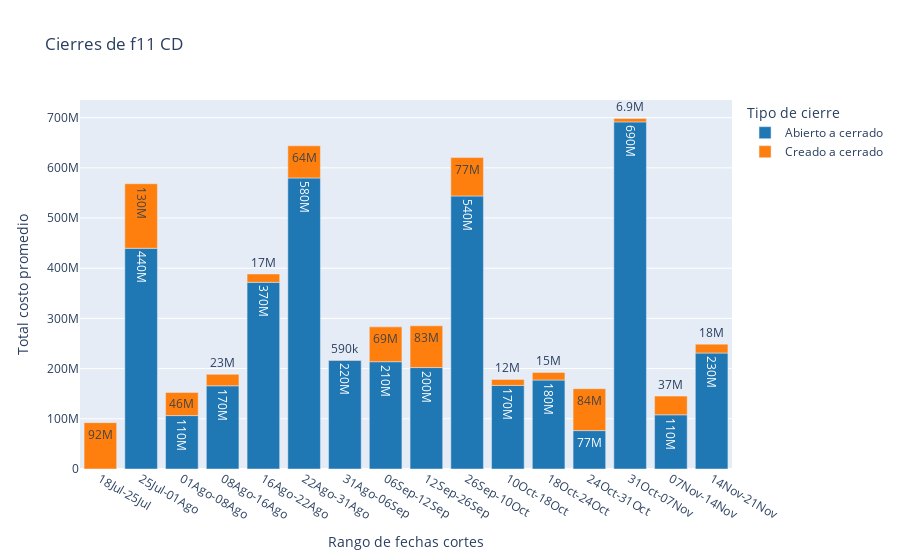

Notebook code for this chart:
### Code cell
import plotly.express as px
fig = px.bar(gb_cd, x='rango_corte', y=dtagco['costo'], color='tipo_cierre', text=dtagco['costo'], text_auto='.2s',
            title='Cierres de f11 CD', labels={'tipo_cierre':'Tipo de cierre'}, category_orders=ol, 
            color_discrete_sequence=px.colors.qualitative.D3)
fig.layout.yaxis.title.text='Total costo promedio'
fig.layout.xaxis.title.text='Rango de fechas cortes'
fig.show()
fig.write_image(f"output/{datestr}_f11_cd_cieres.svg",scale=1, height=500,width=500, engine='orca')

### Figure 1 — Plotly figure (JSON) as saved in the notebook; plotly's stock layout.template omitted (floating-point values rounded to 4 significant figures)
{"data": [{"alignmentgroup": "True", "hovertemplate": "Tipo de cierre=Abierto a cerrado<br>rango_corte=%{x}<br>TOTAL_COSTO=%{text}<extra></extra>", "legendgroup": "Abierto a cerrado", "marker": {"color": "#1F77B4", "pattern": {"shape": ""}}, "name": "Abierto a cerrado", "offsetgroup": "Abierto a cerrado", "orientation": "v", "showlegend": true, "text": [106400000.0, 213800000.0, 108000000.0, 165800000.0, 166500000.0, 202100000.0, 231100000.0, 371900000.0, 177300000.0, 579900000.0, 76500000.0, 439700000.0, 544000000.0, 216800000.0, 691600000.0], "textposition": "auto", "texttemplate": "%{y:.2s}", "type": "bar", "x": ["01Ago-08Ago", "06Sep-12Sep", "07Nov-14Nov", "08Ago-16Ago", "10Oct-18Oct", "12Sep-26Sep", "14Nov-21Nov", "16Ago-22Ago", "18Oct-24Oct", "22Ago-31Ago", "24Oct-31Oct", "25Jul-01Ago", "26Sep-10Oct", "31Ago-06Sep", "31Oct-07Nov"], "xaxis": "x", "y": [106400000.0, 213800000.0, 108000000.0, 165800000.0, 166500000.0, 202100000.0, 231100000.0, 371900000.0, 177300000.0, 579900000.0, 76500000.0, 439700000.0, 544000000.0, 216800000.0, 691600000.0], "yaxis": "y"}, {"alignmentgroup": "True", "hovertemplate": "Tipo de cierre=Creado a cerrado<br>rango_corte=%{x}<br>TOTAL_COSTO=%{text}<extra></extra>", "legendgroup": "Creado a cerrado", "marker": {"color": "#FF7F0E", "pattern": {"shape": ""}}, "name": "Creado a cerrado", "offsetgroup": "Creado a cerrado", "orientation": "v", "showlegend": true, "text": [46070000.0, 69400000.0, 37230000.0, 22860000.0, 11980000.0, 83180000.0, 17710000.0, 16660000.0, 92360000.0, 15090000.0, 64000000.0, 83550000.0, 128700000.0, 76570000.0, 585990, 6851000.0], "textposition": "auto", "texttemplate": "%{y:.2s}", "type": "bar", "x": ["01Ago-08Ago", "06Sep-12Sep", "07Nov-14Nov", "08Ago-16Ago", "10Oct-18Oct", "12Sep-26Sep", "14Nov-21Nov", "16Ago-22Ago", "18Jul-25Jul", "18Oct-24Oct", "22Ago-31Ago", "24Oct-31Oct", "25Jul-01Ago", "26Sep-10Oct", "31Ago-06Sep", "31Oct-07Nov"], "xaxis": "x", "y": [46070000.0, 69400000.0, 37230000.0, 22860000.0, 11980000.0, 83180000.0, 17710000.0, 16660000.0, 92360000.0, 15090000.0, 64000000.0, 83550000.0, 128700000.0, 76570000.0, 585990, 6851000.0], "yaxis": "y"}], "layout": {"barmode": "relative", "legend": {"title": {"text": "Tipo de cierre"}, "tracegroupgap": 0}, "title": {"text": "Cierres de f11 CD"}, "xaxis": {"anchor": "y", "categoryarray": ["31May-13Jun", "13Jun-21Jun", "21Jun-29Jun", "29Jun-05Jul", "05Jul-11Jul", "11Jul-18Jul", "18Jul-25Jul", "25Jul-01Ago", "01Ago-08Ago", "08Ago-16Ago", "16Ago-22Ago", "22Ago-31Ago", "31Ago-06Sep", "06Sep-12Sep", "12Sep-26Sep", "26Sep-10Oct", "10Oct-18Oct", "18Oct-24Oct", "24Oct-31Oct", "31Oct-07Nov", "07Nov-14Nov", "14Nov-21Nov"], "categoryorder": "array", "domain": [0, 1], "title": {"text": "Rango de fechas cortes"}}, "yaxis": {"anchor": "x", "domain": [0, 1], "title": {"text": "Total costo promedio"}}}}
